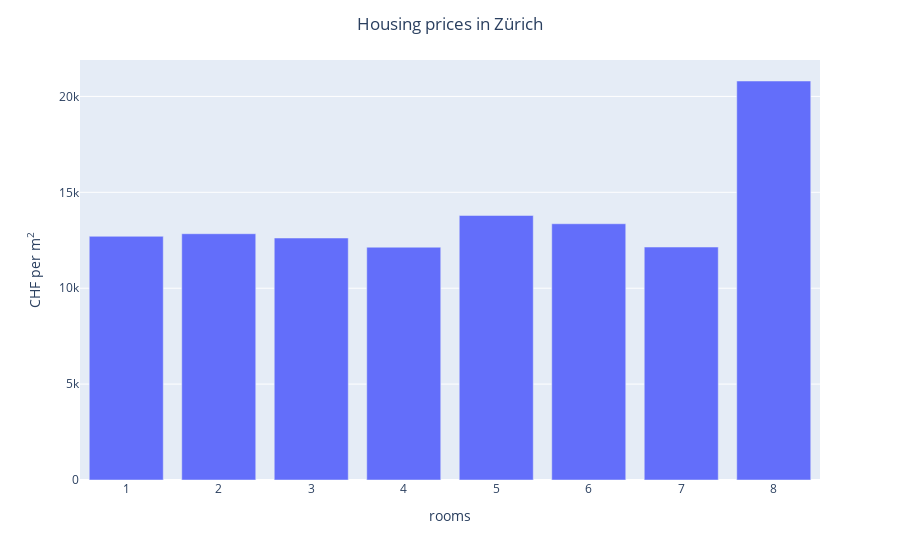

Write notebook code for a chart like this one.
### Code cell
fig = px.bar(plot_df, x="rooms", y="price")
fig.update_layout(
    title='Housing prices in Zürich', 
    title_x=0.5,
    yaxis_title="CHF per m<sup>2</sup>",
    xaxis_title="rooms"
)
fig.show()

### Figure 1 — Plotly figure (JSON) as saved in the notebook; plotly's stock layout.template omitted (floating-point values rounded to 4 significant figures)
{"data": [{"alignmentgroup": "True", "hovertemplate": "rooms=%{x}<br>price=%{y}<extra></extra>", "legendgroup": "", "marker": {"color": "#636efa"}, "name": "", "offsetgroup": "", "orientation": "v", "showlegend": false, "textposition": "auto", "type": "bar", "x": [1, 2, 3, 4, 5, 6, 7, 8], "xaxis": "x", "y": [12706, 12841, 12618, 12138, 13792, 13361, 12146, 20804], "yaxis": "y"}], "layout": {"barmode": "relative", "legend": {"tracegroupgap": 0}, "margin": {"t": 60}, "title": {"text": "Housing prices in Zürich", "x": 0.5}, "xaxis": {"anchor": "y", "domain": [0, 1], "title": {"text": "rooms"}}, "yaxis": {"anchor": "x", "domain": [0, 1], "title": {"text": "CHF per m<sup>2</sup>"}}}}
